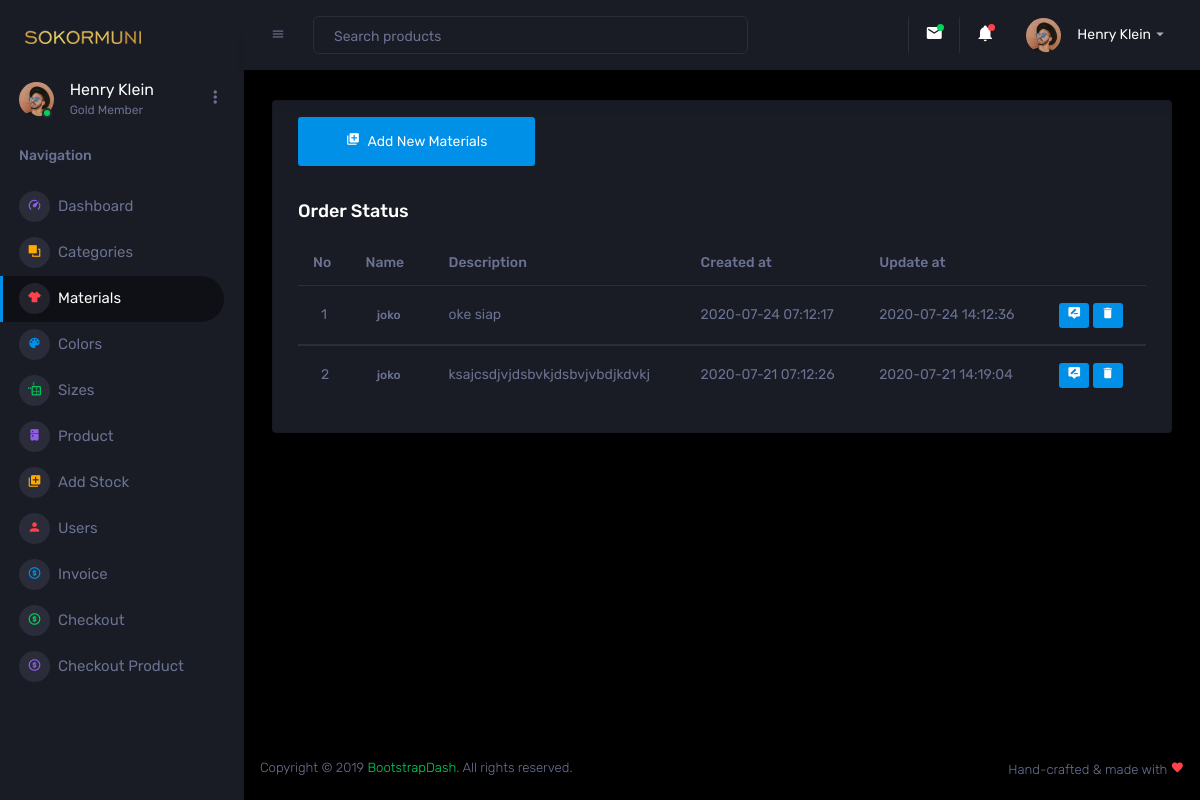
Before: /Admin/materials.php with the older database file.
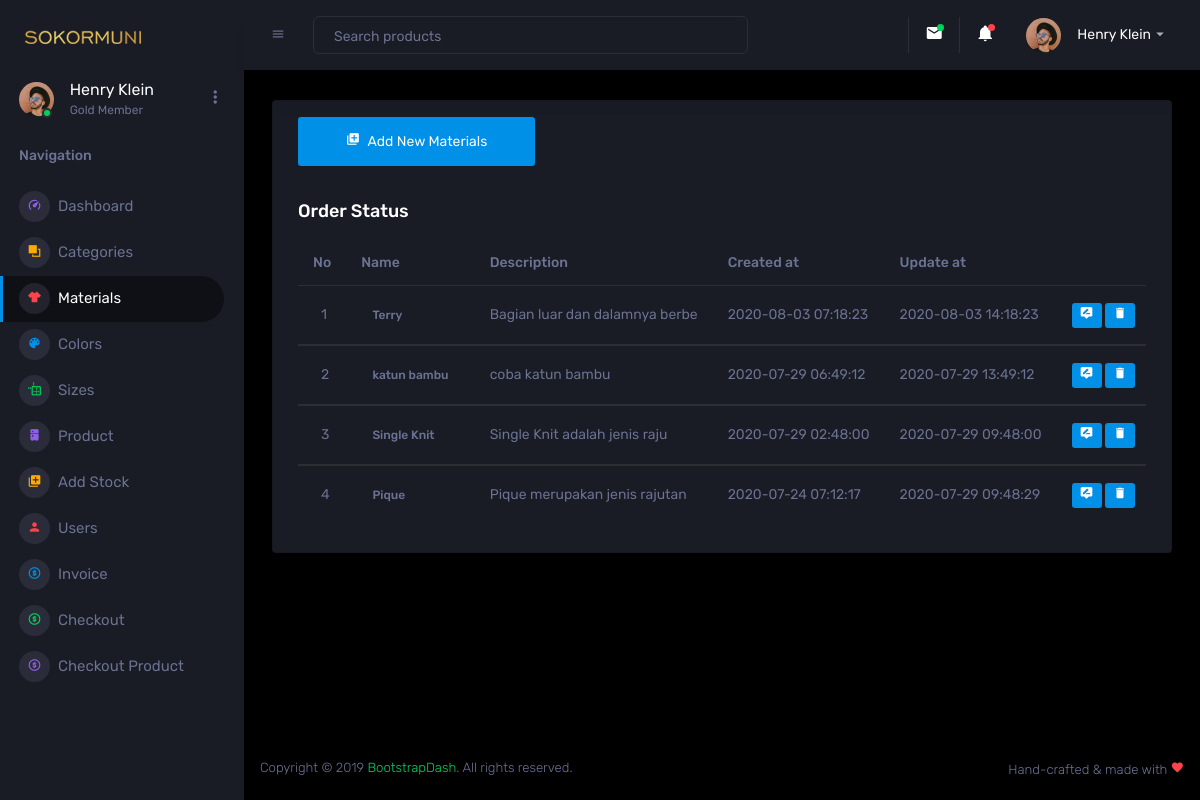
After: the same page with the newer database file.
### tables this page shows
CREATE TABLE `materials` (
  `id` int(6) UNSIGNED NOT NULL,
  `name` varchar(30) NOT NULL,
  `description` varchar(30) DEFAULT NULL,
  `created_at` timestamp NOT NULL DEFAULT current_timestamp(),
  `updated_at` datetime DEFAULT current_timestamp() ON UPDATE current_timestamp()
);

### controller/materials/Material.php (called while the page is built, shortened)
<?php
class Material {
    function view() {
        $db = new Database();
        $mysqli = $db->connect();
        $sql = "SELECT * FROM materials ORDER BY created_at DESC";
        $result = $mysqli->query($sql);
        while ($data = $result->fetch_assoc()) {
            $hasil[] = $data;
        }
        return $hasil;
    }
}
?>

### Admin/materials.php (the view, shortened to what the changed rows need)
<!DOCTYPE html>
<html lang="en">
  <head>
    <link rel="stylesheet" href="assets/vendors/mdi/css/materialdesignicons.min.css">
    <link rel="stylesheet" href="assets/vendors/css/vendor.bundle.base.css">
    <link rel="stylesheet" href="assets/vendors/jvectormap/jquery-jvectormap.css">
    <link rel="stylesheet" href="assets/vendors/flag-icon-css/css/flag-icon.min.css">
    <link rel="stylesheet" href="assets/vendors/owl-carousel-2/owl.carousel.min.css">
    <link rel="stylesheet" href="assets/vendors/owl-carousel-2/owl.theme.default.min.css">
    <link rel="stylesheet" href="assets/css/style.css">
  </head>
  <body>
    <div class="container-scroller">
      <div class="container-fluid page-body-wrapper">
        <div class="main-panel">
          <div class="content-wrapper">
            <div class="row ">
              <div class="col-12 grid-margin">
                <div class="card">
                  <div class="card-body">
                    <div class="table-responsive">
                      <table class="table">
                        <thead>
                          <tr>
                            <th> No </th>
                            <th> Name </th>
                            <th> Description </th>
                            <th> Created at </th>
                            <th> Update at </th>
                            <th>  </th>
                          </tr>
                        </thead>
                        <?php
                          require "./../controller/materials/Material.php";
                          $material = new Material();
                          $result = $material->view();
                          $no = 1;
                          if (!empty($result)) {
                              foreach ($result as $row) {
                                  ?>
                        <tbody>
                          <tr>
                            <td>
                              <span class="pl-2"><?php echo $no++;?></span>
                            </td>
                            <td>
                              <div class="badge"><?php echo $row['name'];?></div>
                            </td>
                            <td>
                              <div class="created at"><?php echo $row['description'];?></div>
                            </td>
                            <td>
                              <div class="created at"><?php echo $row['created_at'];?></div>
                            </td>
                            <td>
                              <div class="created at"><?php echo $row['updated_at'];?></div>
                            </td>
                            <td>
                                <a href="edit_materials.php?id=<?php echo $row["id"]; ?>" class="mdi mdi-tooltip-edit btn-primary btn-sm"></a>
                                <a href="delete_materials.php?id=<?php echo $row["id"]; ?>" class="mdi mdi-delete btn-primary btn-sm"></a>
                            </td>
                          </tr>
                          <?php
                          }
                          }else{
                              echo "data 0";
                          }
                          ?>
                        </tbody>
                      </table>
                    </div>
                  </div>
                </div>
              </div>
            </div>
          </div>
        </div>
      </div>
    </div>
  </body>
</html>

Changed rows visible on the page:
removed materials: name "joko", description "ksajcsdjvjdsbvkjdsbvjvbdjkdvkj", created_at "2020-07-21 07:12:26", updated_at "2020-07-21 14:19:04"
added materials: name "Terry", description "Bagian luar dan dalamnya berbe", created_at "2020-08-03 07:18:23", updated_at "2020-08-03 14:18:23"
added materials: name "katun bambu", description "coba katun bambu", created_at "2020-07-29 06:49:12", updated_at "2020-07-29 13:49:12"
added materials: name "Single Knit", description "Single Knit adalah jenis raju", created_at "2020-07-29 02:48:00", updated_at "2020-07-29 09:48:00"
changed materials: name "joko" → "Pique"; description "oke siap" → "Pique merupakan jenis rajutan"; updated_at "2020-07-24 14:12:36" → "2020-07-29 09:48:29"
